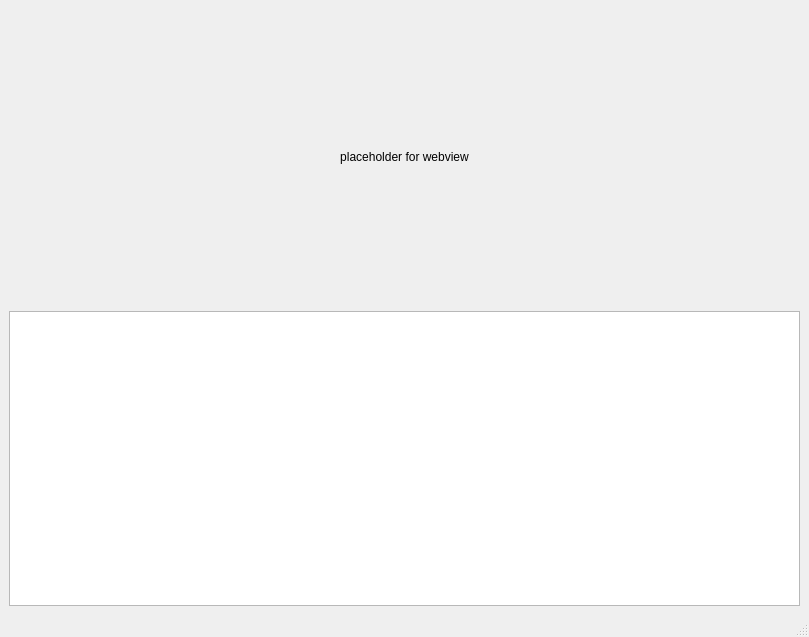
<?xml version="1.0" encoding="UTF-8"?>
<ui version="4.0">
 <class>MainWindow</class>
 <widget class="QMainWindow" name="MainWindow">
  <property name="geometry">
   <rect>
    <x>0</x>
    <y>0</y>
    <width>809</width>
    <height>637</height>
   </rect>
  </property>
  <property name="windowTitle">
   <string>MainWindow</string>
  </property>
  <widget class="QWidget" name="centralwidget">
   <layout class="QVBoxLayout" name="verticalLayout">
    <item>
     <layout class="QVBoxLayout" name="placeholder">
      <item>
       <widget class="QLabel" name="_placeholder_label">
        <property name="sizePolicy">
         <sizepolicy hsizetype="MinimumExpanding" vsizetype="MinimumExpanding">
          <horstretch>0</horstretch>
          <verstretch>0</verstretch>
         </sizepolicy>
        </property>
        <property name="text">
         <string>placeholder for webview</string>
        </property>
        <property name="alignment">
         <set>Qt::AlignCenter</set>
        </property>
       </widget>
      </item>
     </layout>
    </item>
    <item>
     <widget class="QPlainTextEdit" name="messages"/>
    </item>
   </layout>
  </widget>
  <widget class="QMenuBar" name="menubar">
   <property name="geometry">
    <rect>
     <x>0</x>
     <y>0</y>
     <width>809</width>
     <height>25</height>
    </rect>
   </property>
  </widget>
  <widget class="QStatusBar" name="statusbar"/>
 </widget>
 <resources/>
 <connections/>
</ui>
